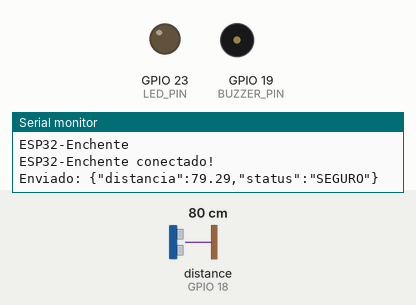
A sketch run on a simulated ESP32. On the bench: output pins drawn as LEDs (lit = HIGH), buzzer (waves = sounding, pin HIGH), the last lines printed to the serial monitor. Wiring (from diagram.json): ultrasonic range finder: trigger GPIO 5; echo GPIO 18. The inputs (shaded band) are chosen by the test bench; at power-on: distance to the obstacle (sensor on GPIO 18) 80 cm. The echo pulse lasts 58.3 µs per cm; WiFi joins after 1.5 s; servers stay silent unless stated; no MQTT or app messages arrive unless stated; pins used as bus, display or sensor lines are not drawn.

Above: at 2.7 s.
2.8 s: distance to the obstacle (sensor on GPIO 18) set to 12 cm
7.1 s: distance to the obstacle (sensor on GPIO 18) set to 9 cm
At 8.3 s:
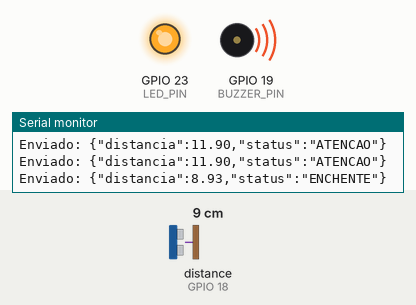
9.8 s: distance to the obstacle (sensor on GPIO 18) set to 18 cm
At 12.7 s:
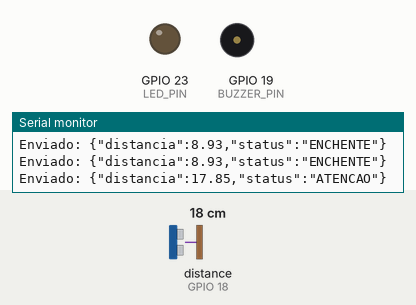
13.1 s: distance to the obstacle (sensor on GPIO 18) set to 2 cm
At 14.2 s:
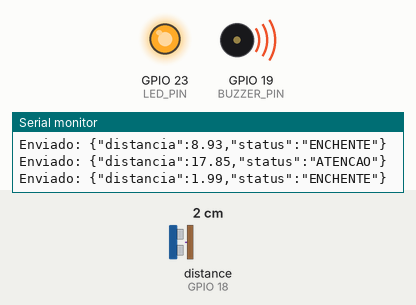
Timing chart, 0 to 16.1 s (numbered marks = the images above; inputs shaded):
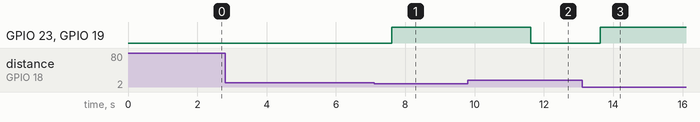

Measured:
- the behaviour switches between 11 and 10 cm on distance to the obstacle (sensor on GPIO 18) (found by bisection; images 0 and 1)
- after the input at 7.1 s, GPIO 23 (LED_PIN), GPIO 19 (BUZZER_PIN): LOW → HIGH after 0.52 s
- after the input at 9.8 s, GPIO 23 (LED_PIN), GPIO 19 (BUZZER_PIN): HIGH → LOW after 1.8 s
- after the input at 13.1 s, GPIO 23 (LED_PIN), GPIO 19 (BUZZER_PIN): LOW → HIGH after 0.52 s

The sketch:

wifi-scan.ino
```cpp
// Incluir bibliotecas
#include <WiFi.h> // Biblioteca para conexão WiFi
#include <PubSubClient.h> // Biblioteca para comunicação MQTT

// Definições de Wi-Fi
char SSIDName[] = "Wokwi-GUEST"; // Nome da rede Wi-Fi
char SSIDPass[] = ""; // Senha da rede Wi-Fi (vazia)

// Configurações do broker MQTT
char BrokerURL[] = "broker.hivemq.com"; // Endereço do broker MQTT
int BrokerPort = 1883; // Porta padrão
char MQTTClientName[] = "ESP32-Enchente"; // Nome do cliente
char mqtt_topic[] = "mackenzie/enchente"; // Tópico de publicação

// Instâncias
WiFiClient espClient; // Cliente TCP/IP
PubSubClient clienteMQTT(espClient); // Cliente MQTT

// Pinos do sensor e atuadores
#define TRIG_PIN 5
#define ECHO_PIN 18
#define LED_PIN 23
#define BUZZER_PIN 19

long duration;
float distance;

// Função para conectar ao Wi-Fi
void setup_wifi() {
  Serial.println();
  Serial.print("Conectando-se ao Wi-Fi");

  WiFi.begin(SSIDName, SSIDPass);

  while (WiFi.status() != WL_CONNECTED) {
    delay(100);
    Serial.print(".");
  }

  Serial.println();
  Serial.println("Conectado!");
  Serial.print("IP: ");
  Serial.println(WiFi.localIP());
}

// Função para reconectar ao MQTT
void mqttReconnect() {
  while (!clienteMQTT.connected()) {
    Serial.println("Conectando-se ao broker MQTT...");
    Serial.println(MQTTClientName);

    if (clienteMQTT.connect(MQTTClientName)) {
      Serial.print(MQTTClientName);
      Serial.println(" conectado!");
    } else {
      Serial.print("failed, rc=");
      Serial.print(clienteMQTT.state());
      Serial.println(" tente novamente em 5 segundos.");
      delay(5000);
    }
  }
}

// Setup
void setup() {
  Serial.begin(9600);
  delay(10);

  pinMode(TRIG_PIN, OUTPUT);
  pinMode(ECHO_PIN, INPUT);
  pinMode(LED_PIN, OUTPUT);
  pinMode(BUZZER_PIN, OUTPUT);

  setup_wifi();
  clienteMQTT.setServer(BrokerURL, BrokerPort);
}

// Loop principal
void loop() {
  if (!clienteMQTT.connected()) {
    mqttReconnect();
  }
  clienteMQTT.loop();

  // Leitura do ultrassônico
  digitalWrite(TRIG_PIN, LOW);
  delayMicroseconds(2);

  digitalWrite(TRIG_PIN, HIGH);
  delayMicroseconds(10);
  digitalWrite(TRIG_PIN, LOW);

  duration = pulseIn(ECHO_PIN, HIGH);
  distance = duration * 0.034 / 2;

  // Regras de negócio
  String status;
  if (distance > 20) {
    status = "SEGURO";
    digitalWrite(LED_PIN, LOW);
    digitalWrite(BUZZER_PIN, LOW);

  } else if (distance > 10 && distance <= 20) {
    status = "ATENCAO";
    digitalWrite(LED_PIN, LOW);
    digitalWrite(BUZZER_PIN, LOW);

  } else {
    status = "ENCHENTE";
    digitalWrite(LED_PIN, HIGH);
    digitalWrite(BUZZER_PIN, HIGH);
  }

  // JSON enviado ao broker
  String payload = "{\"distancia\":" + String(distance) +
                   ",\"status\":\"" + status + "\"}";

  clienteMQTT.publish(mqtt_topic, payload.c_str());

  Serial.print("Enviado: ");
  Serial.println(payload);

  delay(2000);
}
```
